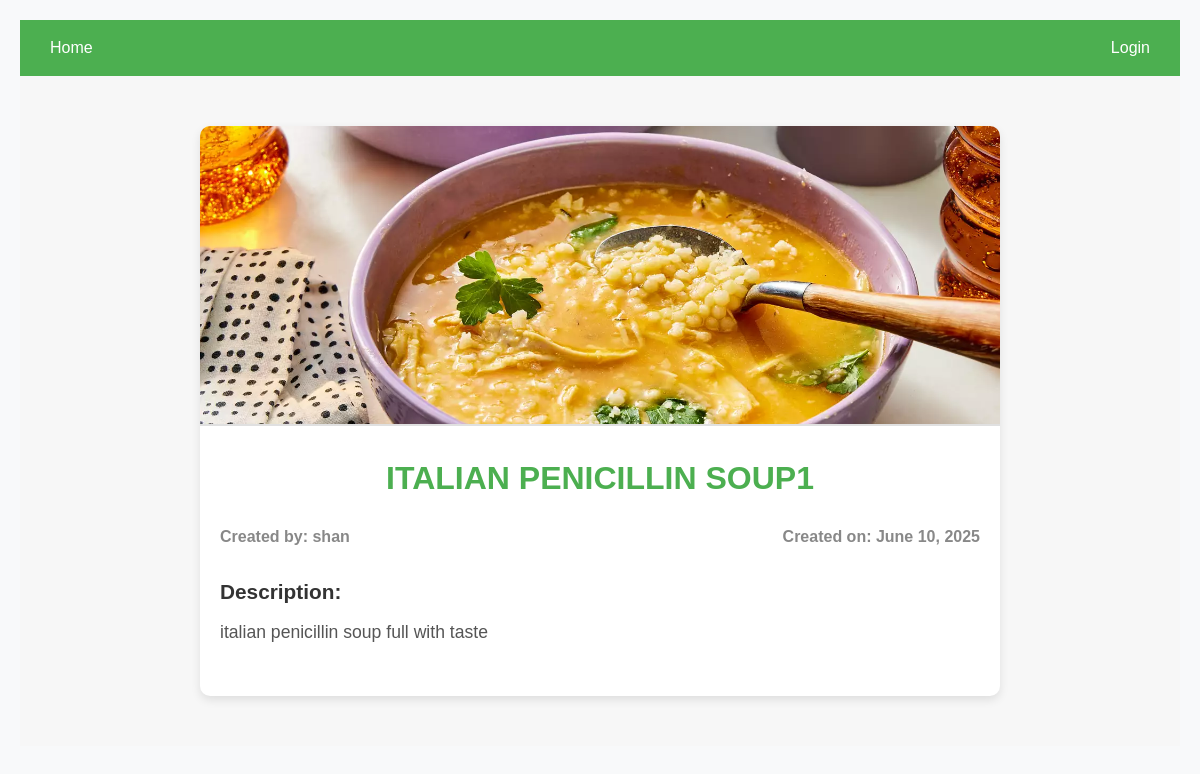
/details/italian-penicillin-soup1, run on the app's committed database.
### reciepe_app/models.py (models this page shows, shortened)
class Recipe(models.Model):
    user = models.ForeignKey(User,on_delete=models.CASCADE,null=True , blank=True,related_name='recipe_user')
    slug = models.SlugField(blank=True,null=True,unique=True)
    recipe_disc = models.TextField(blank=True,null=True)
    recipe_img = models.ImageField(upload_to='Recipe_pictures/',null=True,blank=True)
    recipe_name = models.CharField(max_length=40,unique=True)
    recipe_created_at = models.DateTimeField(auto_now=True)
    recipe_view_count = models.IntegerField(default=1)
    class Meta:
        ordering = ['-recipe_created_at']
        verbose_name = 'Recipe'

### reciepe_app/views.py (the view)
# urls.py: path('details/<slug:slug>', detailsView , name='details')
def detailsView(request , slug):
    slg = slug
    recipes = Recipe.objects.filter(slug = slug)
    return render(request , 'details.html', {'recipes': recipes,'slg':slg})

### reciepe_app/templates/details.html (shortened to what this page needs)
<!DOCTYPE html>
<html lang="en">
<head>
    {% load static %}
    <link rel="stylesheet" href="{% static 'css/style.css' %}">
    <link href="https://cdnjs.cloudflare.com/ajax/libs/font-awesome/6.0.0/css/all.min.css" rel="stylesheet">
    <link href="https://cdnjs.cloudflare.com/ajax/libs/aos/2.3.4/aos.css" rel="stylesheet">
</head>
<body>
    <nav class="navbar">
        <a href="{% url "main" %}" class="nav-link">Home</a>
        {% if request.user.is_authenticated %}
        <a href="{% url "addRecipe" %}" class="nav-link">Add new Recipe</a>
        {% else %}
        <a href="{% url "login_page" %}" class="nav-link">Login</a>
        {% endif %}
    </nav>
    <section class="recipe-details-section">
        <div class="container">
            <div class="recipe-card">
                <div class="recipe-card-image">
            {% for recipe in recipes %}
                    <img src="{{ recipe.recipe_img.url }}" alt="{{ recipe.reciepe_name }}" class="img-fluid">
                </div>
                <div class="recipe-card-content">
                    <h1 class="recipe-title">{{ recipe.recipe_name|upper }}</h1>
                    <div class="recipe-meta">
                        <p class="recipe-user">Created by: <span>{{ recipe.user }}</span></p>
                        <p class="recipe-time">Created on: <span>{{ recipe.recipe_created_at|date:"F j, Y" }}</span></p>
                    </div>
                    <div class="recipe-description">
                        <h2>Description:</h2>
                        <p>{{ recipe.recipe_disc }}</p>
                    </div>
            {% endfor %}
                </div>
            </div>
        </div>
    </section>
</body>
</html>

### reciepe_app/static/css/style.css (style rules this page uses)
* { margin: 0; padding: 0; box-sizing: border-box; font-family: 'Arial', sans-serif; }
body { background-color: #f8f9fa; color: #333; line-height: 1.6; padding: 20px; }
.recipe-card { background: var(--white); border-radius: var(--border-radius); overflow: hidden; box-shadow: var(--shadow); transition: var(--transition); position: relative; }
.recipe-title { font-size: 1.5rem; font-weight: 600; margin-bottom: 0.5rem; color: var(--dark-color); }
.recipe-description { color: #666; margin-bottom: 1rem; line-height: 1.6; }
.recipe-meta { display: flex; justify-content: space-between; align-items: center; margin-bottom: 1rem; font-size: 0.9rem; color: #888; }

### reciepe_app/templates/details.html (style rules this page uses)
.navbar { background-color: #4CAF50; padding: 15px 20px; display: flex; justify-content: space-between; align-items: center; }
.navbar a { color: white; font-size: 16px; margin: 0 10px; text-decoration:none; }
.recipe-details-section { padding: 50px 20px; background-color: #f7f7f7; }
.container { max-width: 1200px; margin: 0 auto; }
.recipe-card { background-color: white; border-radius: 10px; box-shadow: 0 4px 10px rgba(0, 0, 0, 0.1); overflow: hidden; max-width: 800px; margin: 0 auto; transition: transform 0.3s ease; }
.recipe-card-image img { width: 100%; height: 300px; object-fit: cover; border-bottom: 2px solid #e0e0e0; }
.recipe-card-content { padding: 20px; }
.recipe-title { font-size: 2rem; color: #4CAF50; margin-bottom: 15px; text-align: center; }
.recipe-meta { text-align: center; margin-bottom: 20px; }
.recipe-meta p { font-size: 1rem; margin: 5px 0; }
.recipe-meta .recipe-user, .recipe-meta .recipe-time { font-weight: bold; }
.recipe-description h2 { font-size: 1.3rem; color: #333; margin-bottom: 10px; }
.recipe-description p { font-size: 1.1rem; line-height: 1.6; color: #555; }

### data on the page
Recipe: recipe_img (picture), recipe_name "ITALIAN PENICILLIN SOUP1", user "shan", recipe_created_at "June 10, 2025", recipe_disc "italian penicillin soup full with taste"
